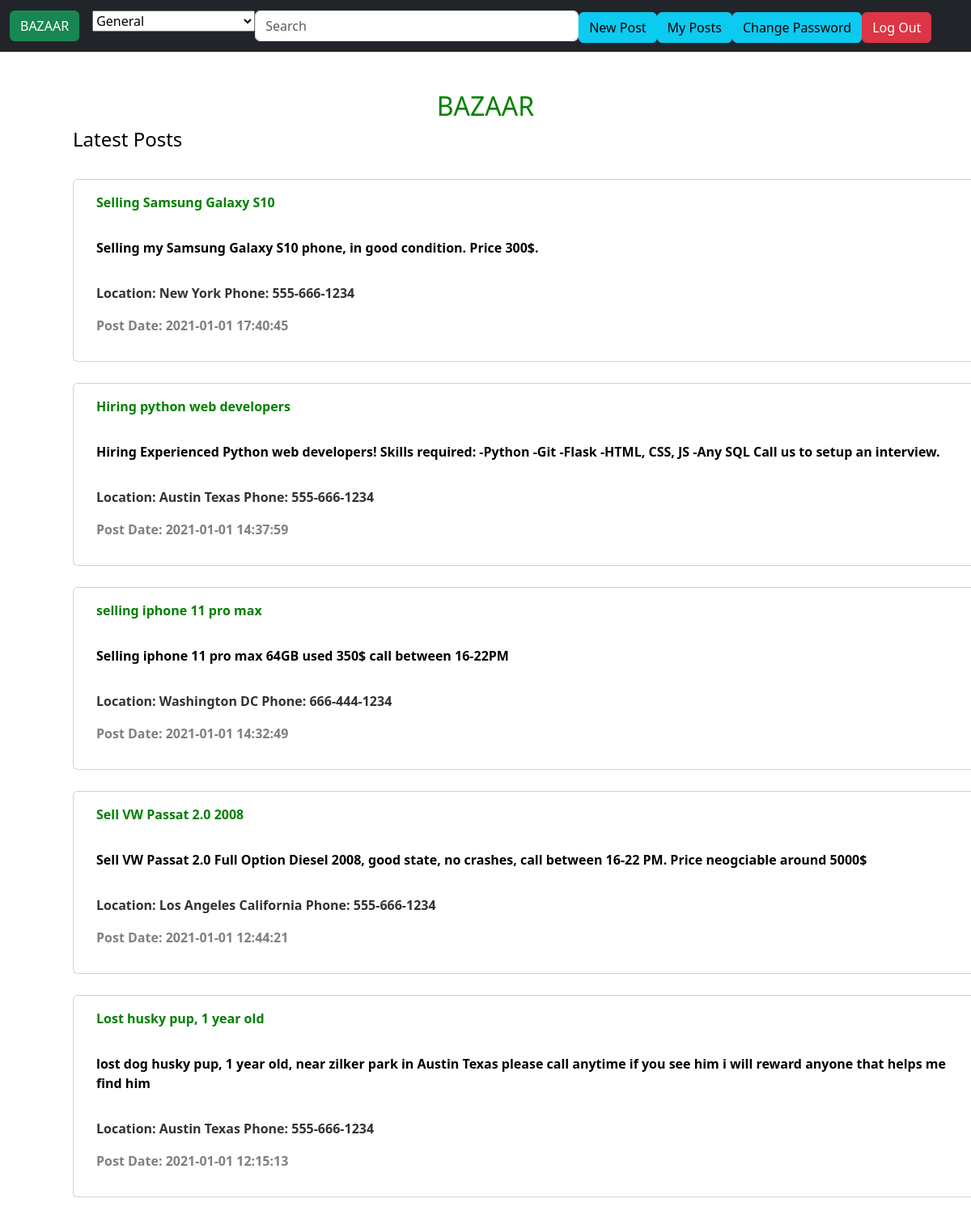
/ (signed in), run on the app's committed database.
### tables this page shows
CREATE TABLE "posts" (
	"id"	INTEGER NOT NULL UNIQUE,
	"owner_id"	INTEGER NOT NULL,
	"title"	TEXT NOT NULL DEFAULT 'NOT SET',
	"details"	TEXT NOT NULL DEFAULT 'NOT SET',
	"city"	TEXT NOT NULL,
	"phone"	TEXT DEFAULT '000-000-0000',
	"section"	INTEGER NOT NULL DEFAULT 0,
	"postDate"	TEXT NOT NULL DEFAULT '2100-0-0',
	PRIMARY KEY("id" AUTOINCREMENT)
);

### app.py (the view)
@app.route("/")
def index():
    s = "SELECT * FROM posts ORDER BY posts.postDate DESC LIMIT 20"
    db = engine.connect()
    res = db.execute(s)
    return render_template("index.html", listPosts=res)

### app.py (called while the page is built)
@app.after_request
def after_request(response):
    response.headers["Cache-Control"] = "no-cache, no-store, must-revalidate"
    response.headers["Expires"] = 0
    response.headers["Pragma"] = "no-cache"
    return response

### templates/index.html (shortened to what this page needs)
{% extends "layout.html" %}
{% block main %}
<form action="/myposts" method="POST">
    <div class="container">
        <h2 style="color: green; text-align:center">BAZAAR</h2>
        <div class="d-grid gap-3">
            <h4 style="color:black;"> Latest Posts </h4>
            {% for post in listPosts %}
            <div class="container" style="margin-top: 10px;">
                <div class="row">
                    <div class="card " style="width: 1000rem; font-weight:bold; color:green">
                        <div class="card-body">
                            {{post[2]}}
                        </div>
                        <div style="color:rgb(0, 0, 0);" class="card-body">
                            {{post[3]}}
                        </div>
                        <div style="color: rgb(50, 50, 50)" class="card-body">
                            <p>Location: {{post[4]}} Phone: {{post[5]}}</p>
                            <p style="color: gray;">Post Date: {{post[7]}}</p>
                        </div>
                    </div>
                </div>
            </div>
            {% endfor %}
        </div>
    </div>
</form>
{% endblock %}

### data on the page
posts: title "Selling Samsung Galaxy S10", details "Selling my Samsung Galaxy S10 phone, in good condition. Price 300$.", city "New York", phone "555-666-1234", postDate "2021-01-01 17:40:45"
posts: title "Hiring python web developers", details "Hiring Experienced Python web developers! Skills required: -Python -Git -Flask -HTML, CSS, JS -Any SQL Call us to setup an interview.", city "Austin Texas", phone "555-666-1234", postDate "2021-01-01 14:37:59"
posts: title "selling iphone 11 pro max", details "Selling iphone 11 pro max 64GB used 350$ call between 16-22PM", city "Washington DC", phone "666-444-1234", postDate "2021-01-01 14:32:49"
posts: title "Sell VW Passat 2.0 2008", details "Sell VW Passat 2.0 Full Option Diesel 2008, good state, no crashes, call between 16-22 PM. Price neogciable around 5000$", city "Los Angeles California", phone "555-666-1234", postDate "2021-01-01 12:44:21"
posts: title "Lost husky pup, 1 year old", details "lost dog husky pup, 1 year old, near zilker park in Austin Texas please call anytime if you see him i will reward anyone that helps me find him", city "Austin Texas", phone "555-666-1234", postDate "2021-01-01 12:15:13"
